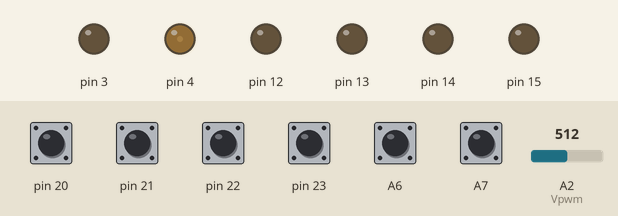
The sketch below on a simulated Arduino Mega 2560, built with avr-gcc and run on an emulated ATmega2560. Parts: output pins drawn as LEDs (lit = HIGH). The test bench sets the inputs (shaded band); at power-on: A6, A7, pin 20–23 HIGH, A2 (Vpwm) = 512.

Above: at 1.2 s.
1.3 s: A2 (Vpwm) set to 716
At 1.8 s:
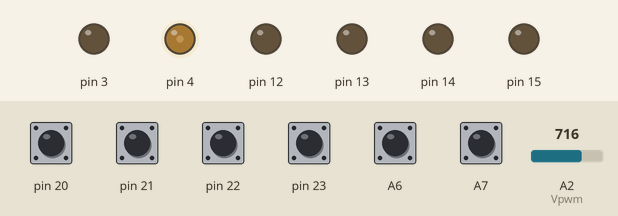
2.8 s: pin 21 pulled LOW for 0.15 s
At 3.7 s:
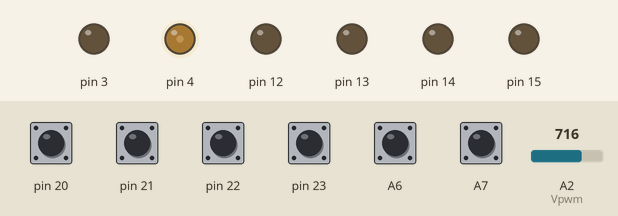
4.4 s: A6 pulled LOW for 0.15 s
At 5.0 s:
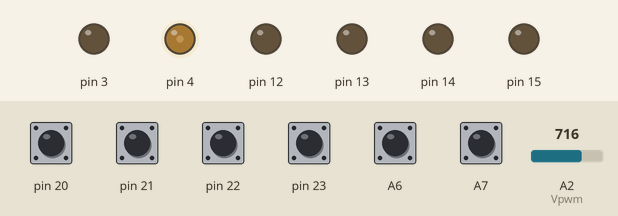
6.0 s: A7 pulled LOW for 0.15 s
At 7.3 s:
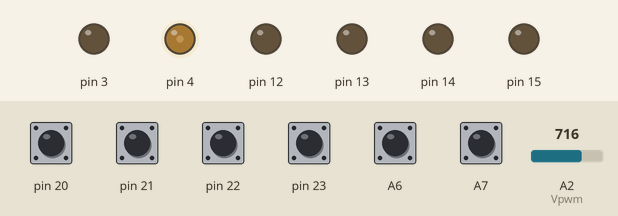
7.6 s: A2 (Vpwm) set to 900
At 8.8 s:
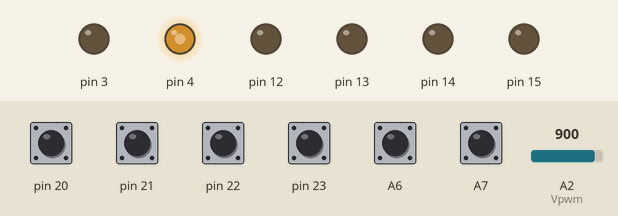
9.1 s: pin 21 pulled LOW for 1 s
At 9.9 s:
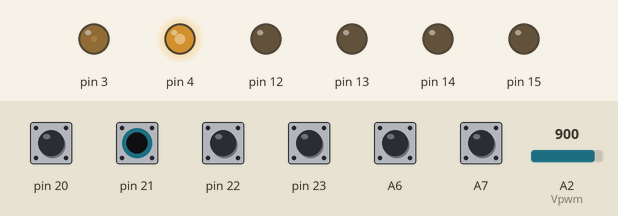
Timing chart, 0 to 12.1 s (numbered marks = the images above; inputs shaded):
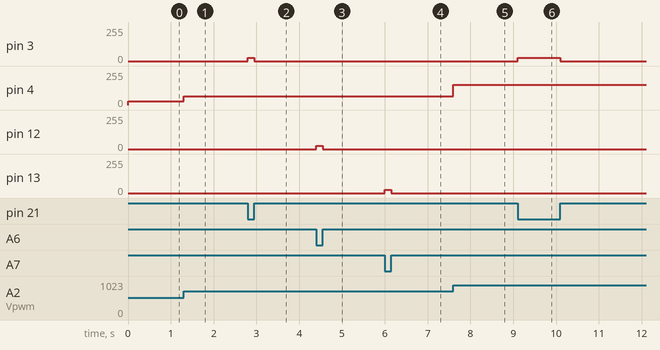

The sketch:

FINAL-ACP-32A.ino
```cpp
int Vpwm = A2;
int PWM_out = 4;
float voltage;
float percent;
float PWM;
float brightness;

int ind_1 = 12 ;
int ind_2 = 13 ;
int ind_3 = 14 ;
int ind_4 = 15 ;
int ind_5 = 3 ;

int dim_brt_main = 20;
int dim_brt_com1 = A6;
int dim_brt_com2 = A7;
int dim_brt_vor = 23;
int dim_brt_MB = 22;
int dim_brt_tacan = 21;

void setup() {
  pinMode(3, OUTPUT);
  pinMode(4, OUTPUT);
  pinMode(12,OUTPUT);
  pinMode(13,OUTPUT);
  pinMode(14,OUTPUT);
  pinMode(15,OUTPUT);

  pinMode(A6,INPUT_PULLUP);
  pinMode(20,INPUT_PULLUP);
  pinMode(21,INPUT_PULLUP);
  pinMode(22,INPUT_PULLUP);
  pinMode(23,INPUT_PULLUP);
  pinMode(A7,INPUT_PULLUP);
  pinMode(A2, INPUT);
}

void loop() {
  int dim_brt_main = digitalRead(20);
  int dim_brt_com1 = digitalRead(A6);
  int dim_brt_com2 = digitalRead(A7);
  int dim_brt_vor = digitalRead(23);
  int dim_brt_MB = digitalRead(22);
  int dim_brt_tacan = digitalRead(21);
  voltage = analogRead(Vpwm);
  percent = voltage / 10.23;
  if(0 < percent && percent < 80) {
    brightness = (pow(percent, 4) / 240000) - (23 * (pow(percent, 3)) / 48000) + (47 * (pow(percent, 2)) / 2400) - (percent / 12);

  } else if((percent >= 80) && (100 > percent))  {
    brightness = ((0.07) * percent * percent) - (9.8 * percent) + 380.41;

  }
  PWM = (brightness * 2.55);
  analogWrite(4, PWM);


  if (dim_brt_com1 == 0)
 {
   if(dim_brt_main == 0)
  {
    analogWrite(12,255);
  }
  else
  {
    analogWrite(12,25);
  }
 }
 else
 {
  digitalWrite(12,LOW);
 }
 //////////////////ind_control_com2//////////////////////
  if (dim_brt_com2 == 0)
 {
    if(dim_brt_main == 0)
    {
    analogWrite(13,255);
    }
    else
    {
    analogWrite(13,25);
     }
 }
 else
 {
  digitalWrite(13,LOW);
 }
 //////////////////ind_control_vor////////////////////////////
  if (dim_brt_vor == 0)
 {
  if(dim_brt_main == 0)
  {
    analogWrite(14,255);
  }
  else
  {
    analogWrite(14,25);
  }
 }
 else
 {
  digitalWrite(14,LOW);
 }
 /////////////////////ind_control_MB//////////////////////////
  if (dim_brt_MB == 0)
 {
  if(dim_brt_main == 0)
  {
    analogWrite(15,255);
  }
  else
  {
    analogWrite(15,25);
  }
 }
 else
 {
  digitalWrite(15,LOW);
 }
 /////////////////////ind_control_tacan////////////////////
  if (dim_brt_tacan == 0)
 {
  if(dim_brt_main == 0)
  {
    analogWrite(3,255);
  }
  else
  {
    analogWrite(3,25);
  }
 }
 else
 {
  digitalWrite(3,LOW);
 }


}
```

Measured:
- after the input at 1.3 s, pin 4: 27/255 → 65/255 at once
- after the input at 2.8 s, pin 3: 0/255 → 25/255 at once, → 0/255 0.15 s later
- after the input at 4.4 s, pin 12: 0/255 → 25/255 at once, → 0/255 0.15 s later
- after the input at 6.0 s, pin 13: 0/255 → 25/255 at once, → 0/255 0.15 s later
- after the input at 7.6 s, pin 4: 65/255 → 153/255 at once
- after the input at 9.1 s, pin 3: 0/255 → 25/255 at once, → 0/255 1.0 s later
